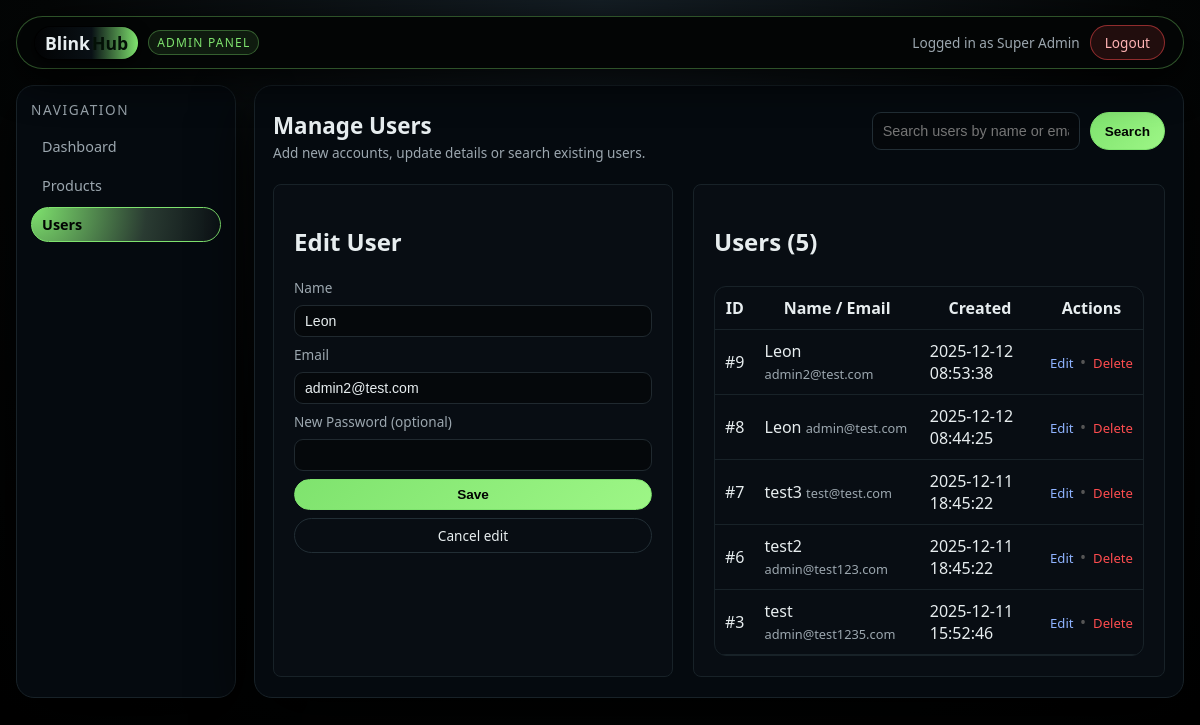
Screenshot of /admin/users.php?edit=9 (signed in) with the database file from the repository.
### tables this page shows
CREATE TABLE `users` (
  `id` int unsigned NOT NULL AUTO_INCREMENT,
  `name` varchar(100) NOT NULL,
  `email` varchar(191) NOT NULL,
  `password_hash` varchar(255) NOT NULL,
  `created_at` timestamp NULL DEFAULT CURRENT_TIMESTAMP,
  `role` enum('user','admin') NOT NULL DEFAULT 'user',
  PRIMARY KEY (`id`),
  UNIQUE KEY `email` (`email`)
);

### public/admin/users.php (the view, shortened to what this page needs)
<?php
require_once __DIR__ . '/../../config/db.php';
$search = trim($_GET['q'] ?? '');
if ($search !== '') {
    $stmt = $mysqli->prepare("
        SELECT id, name, email, created_at
        FROM users
        WHERE name  LIKE CONCAT('%', ?, '%')
           OR email LIKE CONCAT('%', ?, '%')
        ORDER BY id DESC
    ");
    $stmt->bind_param('ss', $search, $search);
    $stmt->execute();
    $users = $stmt->get_result()->fetch_all(MYSQLI_ASSOC);
    $stmt->close();
} else {
    $res   = $mysqli->query("SELECT id, name, email, created_at FROM users ORDER BY id DESC");
    $users = $res ? $res->fetch_all(MYSQLI_ASSOC) : [];
}
$editingUser = null;
if (isset($_GET['edit'])) {
    $id = (int)$_GET['edit'];
    $res = $mysqli->query("SELECT * FROM users WHERE id = $id");
    $editingUser = $res ? $res->fetch_assoc() : null;
}
?>
<!DOCTYPE html>
<html lang="en">
<head>
    <link rel="stylesheet" href="../css/admin.css">
</head>
<body class="admin-page users-page">
<div class="admin-shell">
    <header class="admin-navbar">
        <div class="admin-nav-left">
            <a href="index.php" class="admin-logo">
                <span class="logo-dark">Blink</span><span class="logo-yellow">Hub</span>
            </a>
            <span class="logo-badge">Admin Panel</span>
        </div>
        <div class="admin-nav-right">
            <span class="admin-welcome">
                Logged in as <?= htmlspecialchars($_SESSION['admin_name']) ?>
            </span>
            <a href="logout.php" class="admin-btn logout-btn">Logout</a>
        </div>
    </header>
    <div class="admin-body">
        <aside class="admin-sidebar">
            <div class="sidebar-title">Navigation</div>
            <nav class="admin-menu">
                <a href="index.php" class="menu-item">Dashboard</a>
                <a href="products.php" class="menu-item">Products</a>
                <a href="users.php" class="menu-item active">Users</a>
            </nav>
        </aside>
        <main class="admin-main">
            <div class="page-header">
                <div>
                    <h1 class="page-title">Manage Users</h1>
                    <p class="page-subtitle">
                        Add new accounts, update details or search existing users.
                    </p>
                </div>
                <form class="search-bar" method="get">
                    <input
                        type="text"
                        name="q"
                        placeholder="Search users by name or email..."
                        value="<?= htmlspecialchars($search) ?>"
                    >
                    <button class="admin-btn primary" type="submit">Search</button>
                </form>
            </div>
            <div class="users-grid">
                <section class="panel form-panel">
                    <h2><?= $editingUser ? 'Edit User' : 'Add User' ?></h2>
                    <form method="post" class="admin-form">
                        <label for="name">Name</label>
                        <input
                            id="name"
                            type="text"
                            name="name"
                            required
                            value="<?= htmlspecialchars($editingUser['name'] ?? '') ?>"
                        >
                        <label for="email">Email</label>
                        <input
                            id="email"
                            type="email"
                            name="email"
                            required
                            value="<?= htmlspecialchars($editingUser['email'] ?? '') ?>"
                        >
                        <label for="password">
                            <?= $editingUser ? 'New Password (optional)' : 'Password' ?>
                        </label>
                        <input
                            id="password"
                            type="password"
                            name="<?= $editingUser ? 'new_password' : 'password' ?>"
                            <?= $editingUser ? '' : 'required' ?>
                        >
                        <button type="submit" class="admin-btn primary btn-full">
                            Save
                        </button>
                        <?php if ($editingUser): ?>
                            <a href="users.php" class="admin-btn ghost btn-full">Cancel edit</a>
                        <?php endif; ?>
                    </form>
                </section>
                <section class="panel table-panel">
                    <div class="panel-header">
                        <h2>Users (<?= count($users) ?>)</h2>
                    </div>
                    <div class="table-wrapper">
                        <table class="admin-table users-table">
                            <thead>
                                <tr>
                                    <th>ID</th>
                                    <th>Name / Email</th>
                                    <th>Created</th>
                                    <th>Actions</th>
                                </tr>
                            </thead>
                            <tbody>
                            <?php if (!count($users)): ?>
                                <tr>
                                    <td colspan="4" class="empty-row">
                                        No users found.
                                    </td>
                                </tr>
                            <?php else: ?>
                                <?php foreach ($users as $u): ?>
                                    <tr>
                                        <td>#<?= $u['id'] ?></td>
                                        <td>
                                            <div class="user-cell">
                                                <span class="user-name">
                                                    <?= htmlspecialchars($u['name']) ?>
                                                </span>
                                                <span class="user-email">
                                                    <?= htmlspecialchars($u['email']) ?>
                                                </span>
                                            </div>
                                        </td>
                                        <td><span class="user-date"><?= $u['created_at'] ?></span></td>
                                        <td class="actions-cell">
                                            <a href="users.php?edit=<?= $u['id'] ?>" class="table-link">
                                                Edit
                                            </a>
                                            <span class="divider">•</span>
                                            <a href="users.php?delete=<?= $u['id'] ?>"
                                               class="table-link danger"
                                               onclick="return confirm('Delete this user?')">
                                                Delete
                                            </a>
                                        </td>
                                    </tr>
                                <?php endforeach; ?>
                            <?php endif; ?>
                            </tbody>
                        </table>
                    </div>
                </section>
            </div>
        </main>
    </div>
</div>
</body>
</html>

### rows the page displays
users: name "Leon", email "admin2@test.com", id "9", created_at "2025-12-12 08:53:38"
users: id "8", name "Leon", email "admin@test.com", created_at "2025-12-12 08:44:25"
users: id "7", name "test3", email "test@test.com", created_at "2025-12-11 18:45:22"
users: id "6", name "test2", email "admin@test123.com", created_at "2025-12-11 18:45:22"
users: id "3", name "test", email "admin@test1235.com", created_at "2025-12-11 15:52:46"

### other values shown
$_SESSION['admin_name'] "Super Admin"
count($users) "5"
